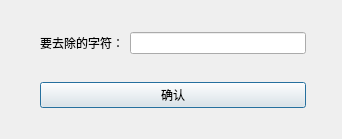
<?xml version="1.0" encoding="UTF-8"?>
<ui version="4.0">
 <class>StripDialog</class>
 <widget class="QDialog" name="StripDialog">
  <property name="geometry">
   <rect>
    <x>0</x>
    <y>0</y>
    <width>342</width>
    <height>139</height>
   </rect>
  </property>
  <property name="windowTitle">
   <string>去除字符</string>
  </property>
  <widget class="QWidget" name="verticalLayoutWidget">
   <property name="geometry">
    <rect>
     <x>40</x>
     <y>10</y>
     <width>266</width>
     <height>121</height>
    </rect>
   </property>
   <layout class="QVBoxLayout" name="verticalLayout">
    <item>
     <layout class="QHBoxLayout" name="horizontalLayout">
      <item>
       <widget class="QLabel" name="StripChText">
        <property name="text">
         <string>要去除的字符：</string>
        </property>
       </widget>
      </item>
      <item>
       <widget class="QLineEdit" name="StripCh"/>
      </item>
     </layout>
    </item>
    <item>
     <widget class="QPushButton" name="OKButton">
      <property name="text">
       <string>确认</string>
      </property>
     </widget>
    </item>
   </layout>
  </widget>
 </widget>
 <resources/>
 <connections/>
</ui>
